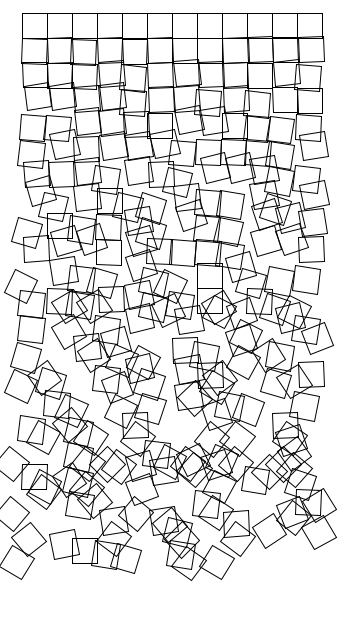
Frame 1 (no input)
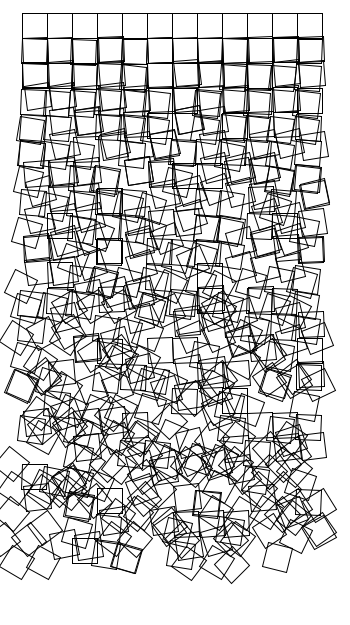
Frame 2 (the mouse pressed at the canvas centre, redrawn once)

The Processing sketch that drew these frames (run headless with seeded random() and noise(); the mouse was pressed at the canvas centre and the sketch redrawn once):

// Processing sketch: processing_186182
// ── processing_186182.pde

/*--------------------
Schotter 2

Created 16 Feb 2015
by Catherine Lee

--------------------*/

void setup() {
 size(14*25,25*25);
 background(255);
 noFill(); 
 rectMode(CENTER);
 smooth();
 noLoop();
}

void draw() {
  int i,u;
  int numberRows = 22;
  int numberColumns = 12;
  //translate(23,25);
  
  for(i = 0; i<numberRows; i++) {      //creates 22 rows
    for(u = 0; u<numberColumns; u++) {    //creates 12 columns
      pushMatrix();              //saves (25,25)
      translate(5+25*u,i*25);        //moves over and down depending on i and u
      rotate(random(TWO_PI*i/-130,TWO_PI*i/130)); //rotating after translation so that not rotating the translation
      rect(30,26,25,25);
      popMatrix();
    }
  }
}
